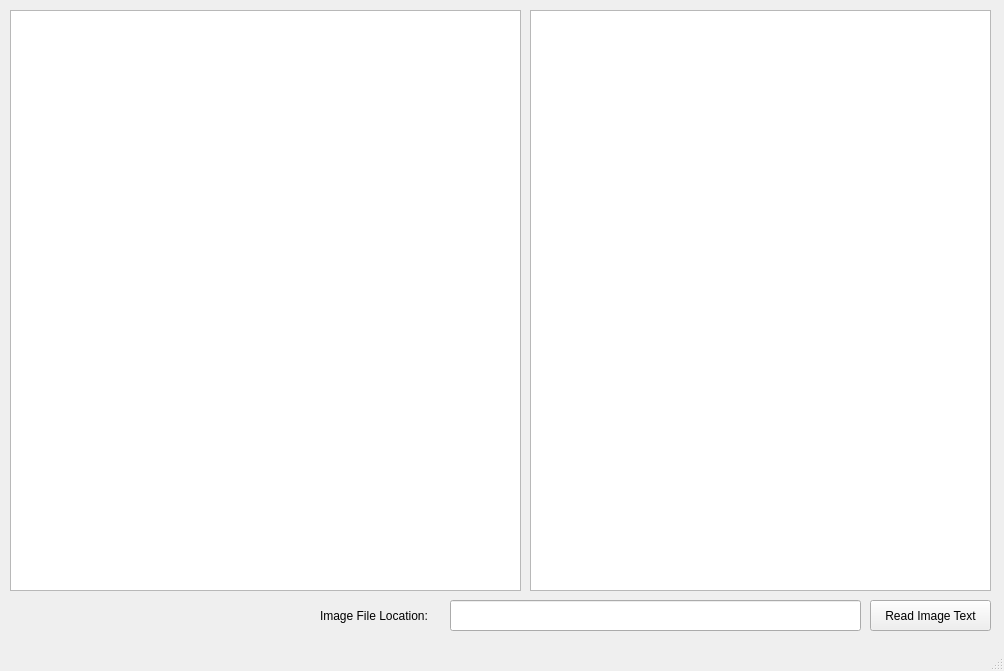
<?xml version="1.0" encoding="UTF-8"?>
<ui version="4.0">
 <class>MainWindow</class>
 <widget class="QMainWindow" name="MainWindow">
  <property name="geometry">
   <rect>
    <x>0</x>
    <y>0</y>
    <width>1004</width>
    <height>671</height>
   </rect>
  </property>
  <property name="windowTitle">
   <string>Image Reader</string>
  </property>
  <widget class="QWidget" name="centralwidget">
   <widget class="QPlainTextEdit" name="outputTextView">
    <property name="geometry">
     <rect>
      <x>530</x>
      <y>10</y>
      <width>461</width>
      <height>581</height>
     </rect>
    </property>
   </widget>
   <widget class="QPushButton" name="readImageButton">
    <property name="geometry">
     <rect>
      <x>870</x>
      <y>600</y>
      <width>121</width>
      <height>31</height>
     </rect>
    </property>
    <property name="text">
     <string>Read Image Text</string>
    </property>
   </widget>
   <widget class="QLineEdit" name="filePathInput">
    <property name="geometry">
     <rect>
      <x>450</x>
      <y>600</y>
      <width>411</width>
      <height>31</height>
     </rect>
    </property>
   </widget>
   <widget class="QLabel" name="label">
    <property name="geometry">
     <rect>
      <x>320</x>
      <y>600</y>
      <width>131</width>
      <height>31</height>
     </rect>
    </property>
    <property name="text">
     <string>Image File Location:</string>
    </property>
   </widget>
   <widget class="QGraphicsView" name="inputImageView">
    <property name="geometry">
     <rect>
      <x>10</x>
      <y>10</y>
      <width>511</width>
      <height>581</height>
     </rect>
    </property>
   </widget>
  </widget>
  <widget class="QStatusBar" name="statusbar"/>
 </widget>
 <resources/>
 <connections/>
</ui>
